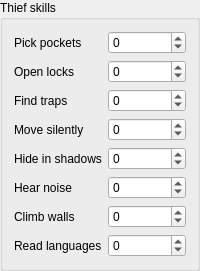
                 <widget class="QGroupBox" name="box_thief_skills">
                  <property name="title">
                   <string>Thief skills</string>
                  </property>
                  <layout class="QFormLayout" name="form_thief_skills">
                   <item row="0" column="0">
                    <widget class="QLabel" name="label_thief_pick_pockets">
                     <property name="text">
                      <string>Pick pockets</string>
                     </property>
                    </widget>
                   </item>
                   <item row="0" column="1">
                    <widget class="QSpinBox" name="field_thief_pick_pockets">
                     <property name="minimum">
                      <number>-128</number>
                     </property>
                     <property name="maximum">
                      <number>127</number>
                     </property>
                    </widget>
                   </item>
                   <item row="1" column="0">
                    <widget class="QLabel" name="label_thief_open_locks">
                     <property name="text">
                      <string>Open locks</string>
                     </property>
                    </widget>
                   </item>
                   <item row="1" column="1">
                    <widget class="QSpinBox" name="field_thief_open_locks">
                     <property name="minimum">
                      <number>-128</number>
                     </property>
                     <property name="maximum">
                      <number>127</number>
                     </property>
                    </widget>
                   </item>
                   <item row="2" column="0">
                    <widget class="QLabel" name="label_thief_find_traps">
                     <property name="text">
                      <string>Find traps</string>
                     </property>
                    </widget>
                   </item>
                   <item row="2" column="1">
                    <widget class="QSpinBox" name="field_thief_find_traps">
                     <property name="minimum">
                      <number>-128</number>
                     </property>
                     <property name="maximum">
                      <number>127</number>
                     </property>
                    </widget>
                   </item>
                   <item row="3" column="0">
                    <widget class="QLabel" name="label_thief_move_silently">
                     <property name="text">
                      <string>Move silently</string>
                     </property>
                    </widget>
                   </item>
                   <item row="3" column="1">
                    <widget class="QSpinBox" name="field_thief_move_silently">
                     <property name="minimum">
                      <number>-128</number>
                     </property>
                     <property name="maximum">
                      <number>127</number>
                     </property>
                    </widget>
                   </item>
                   <item row="4" column="0">
                    <widget class="QLabel" name="label_thief_hide_in_shadows">
                     <property name="text">
                      <string>Hide in shadows</string>
                     </property>
                    </widget>
                   </item>
                   <item row="4" column="1">
                    <widget class="QSpinBox" name="field_thief_hide_in_shadows">
                     <property name="minimum">
                      <number>-128</number>
                     </property>
                     <property name="maximum">
                      <number>127</number>
                     </property>
                    </widget>
                   </item>
                   <item row="5" column="0">
                    <widget class="QLabel" name="label_thief_hear_noise">
                     <property name="text">
                      <string>Hear noise</string>
                     </property>
                    </widget>
                   </item>
                   <item row="5" column="1">
                    <widget class="QSpinBox" name="field_thief_hear_noise">
                     <property name="minimum">
                      <number>-128</number>
                     </property>
                     <property name="maximum">
                      <number>127</number>
                     </property>
                    </widget>
                   </item>
                   <item row="6" column="0">
                    <widget class="QLabel" name="label_thief_climb_walls">
                     <property name="text">
                      <string>Climb walls</string>
                     </property>
                    </widget>
                   </item>
                   <item row="6" column="1">
                    <widget class="QSpinBox" name="field_thief_climb_walls">
                     <property name="minimum">
                      <number>-128</number>
                     </property>
                     <property name="maximum">
                      <number>127</number>
                     </property>
                    </widget>
                   </item>
                   <item row="7" column="0">
                    <widget class="QLabel" name="label_thief_read_languages">
                     <property name="text">
                      <string>Read languages</string>
                     </property>
                    </widget>
                   </item>
                   <item row="7" column="1">
                    <widget class="QSpinBox" name="field_thief_read_languages">
                     <property name="minimum">
                      <number>-128</number>
                     </property>
                     <property name="maximum">
                      <number>127</number>
                     </property>
                    </widget>
                   </item>
                  </layout>
                 </widget>
